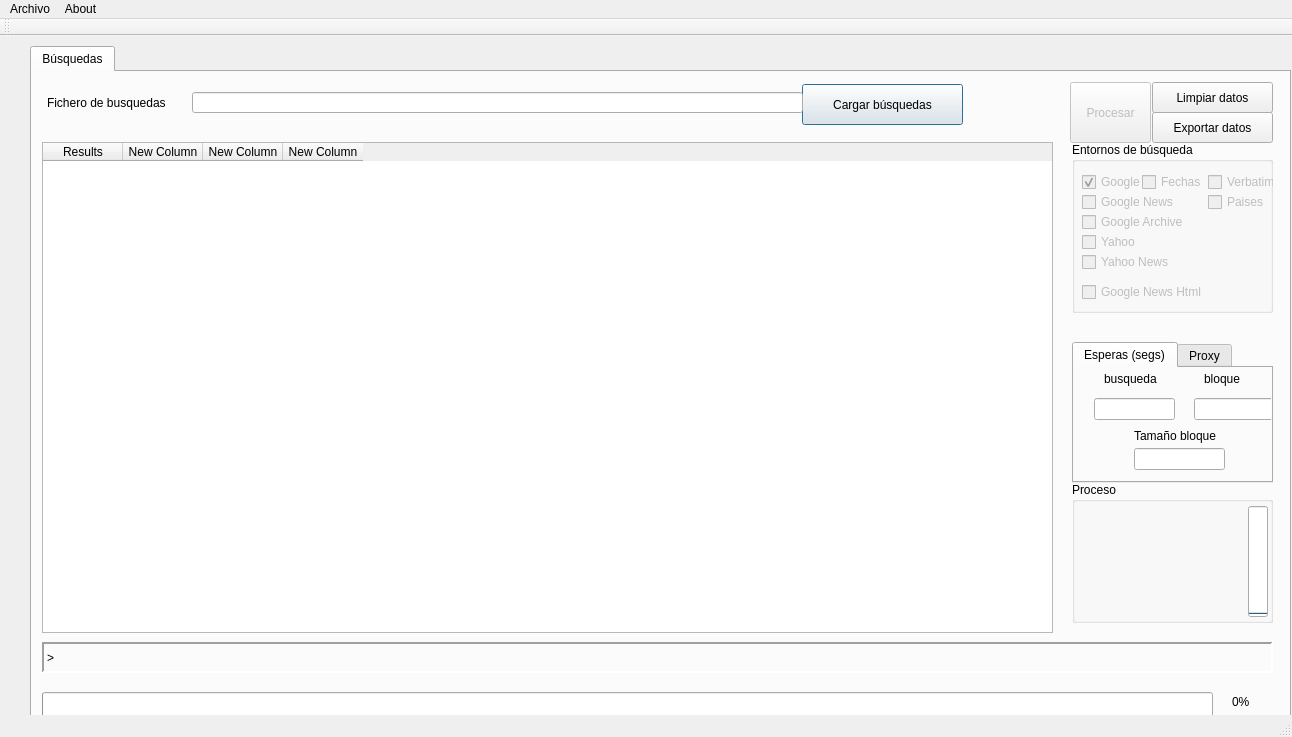
<?xml version="1.0" encoding="UTF-8"?>
<ui version="4.0">
 <class>MainWindow</class>
 <widget class="QMainWindow" name="MainWindow">
  <property name="geometry">
   <rect>
    <x>0</x>
    <y>0</y>
    <width>1292</width>
    <height>737</height>
   </rect>
  </property>
  <property name="windowTitle">
   <string>Statistics-Pro</string>
  </property>
  <widget class="QWidget" name="centralWidget">
   <widget class="QTabWidget" name="tabs">
    <property name="geometry">
     <rect>
      <x>30</x>
      <y>10</y>
      <width>1261</width>
      <height>681</height>
     </rect>
    </property>
    <property name="sizePolicy">
     <sizepolicy hsizetype="Maximum" vsizetype="Maximum">
      <horstretch>0</horstretch>
      <verstretch>0</verstretch>
     </sizepolicy>
    </property>
    <property name="currentIndex">
     <number>0</number>
    </property>
    <widget class="QWidget" name="newsTab">
     <attribute name="title">
      <string>Búsquedas</string>
     </attribute>
     <widget class="QGroupBox" name="groupBox">
      <property name="geometry">
       <rect>
        <x>1040</x>
        <y>410</y>
        <width>201</width>
        <height>141</height>
       </rect>
      </property>
      <property name="title">
       <string>Proceso</string>
      </property>
      <widget class="QLabel" name="infoProceso">
       <property name="geometry">
        <rect>
         <x>10</x>
         <y>30</y>
         <width>161</width>
         <height>101</height>
        </rect>
       </property>
       <property name="text">
        <string/>
       </property>
       <property name="alignment">
        <set>Qt::AlignLeading|Qt::AlignLeft|Qt::AlignTop</set>
       </property>
      </widget>
      <widget class="QProgressBar" name="waitingTimeBar">
       <property name="geometry">
        <rect>
         <x>176</x>
         <y>24</y>
         <width>20</width>
         <height>111</height>
        </rect>
       </property>
       <property name="value">
        <number>0</number>
       </property>
       <property name="textVisible">
        <bool>false</bool>
       </property>
       <property name="orientation">
        <enum>Qt::Vertical</enum>
       </property>
       <property name="invertedAppearance">
        <bool>false</bool>
       </property>
       <property name="textDirection">
        <enum>QProgressBar::TopToBottom</enum>
       </property>
       <property name="format">
        <string>%p%</string>
       </property>
      </widget>
     </widget>
     <widget class="QPushButton" name="Clean_button">
      <property name="geometry">
       <rect>
        <x>1120</x>
        <y>10</y>
        <width>121</width>
        <height>31</height>
       </rect>
      </property>
      <property name="text">
       <string>Limpiar datos</string>
      </property>
     </widget>
     <widget class="QProgressBar" name="progressBar">
      <property name="geometry">
       <rect>
        <x>10</x>
        <y>620</y>
        <width>1171</width>
        <height>30</height>
       </rect>
      </property>
      <property name="value">
       <number>0</number>
      </property>
      <property name="textVisible">
       <bool>false</bool>
      </property>
     </widget>
     <widget class="QTableWidget" name="resultsTable">
      <property name="geometry">
       <rect>
        <x>10</x>
        <y>70</y>
        <width>1011</width>
        <height>491</height>
       </rect>
      </property>
      <property name="columnCount">
       <number>4</number>
      </property>
      <attribute name="horizontalHeaderDefaultSectionSize">
       <number>80</number>
      </attribute>
      <attribute name="verticalHeaderDefaultSectionSize">
       <number>17</number>
      </attribute>
      <column>
       <property name="text">
        <string>Results</string>
       </property>
       <property name="toolTip">
        <string>palabras utilizadas para la búsqueda</string>
       </property>
      </column>
      <column>
       <property name="text">
        <string>New Column</string>
       </property>
      </column>
      <column>
       <property name="text">
        <string>New Column</string>
       </property>
      </column>
      <column>
       <property name="text">
        <string>New Column</string>
       </property>
      </column>
     </widget>
     <widget class="QLabel" name="label">
      <property name="geometry">
       <rect>
        <x>15</x>
        <y>21</y>
        <width>161</width>
        <height>20</height>
       </rect>
      </property>
      <property name="text">
       <string>Fichero de busquedas</string>
      </property>
     </widget>
     <widget class="QPushButton" name="export_button">
      <property name="geometry">
       <rect>
        <x>1120</x>
        <y>40</y>
        <width>121</width>
        <height>31</height>
       </rect>
      </property>
      <property name="text">
       <string>Exportar datos</string>
      </property>
     </widget>
     <widget class="QPushButton" name="selectFileButton">
      <property name="geometry">
       <rect>
        <x>770</x>
        <y>12</y>
        <width>161</width>
        <height>41</height>
       </rect>
      </property>
      <property name="text">
       <string>Cargar búsquedas</string>
      </property>
      <property name="autoDefault">
       <bool>false</bool>
      </property>
      <property name="default">
       <bool>true</bool>
      </property>
      <property name="flat">
       <bool>false</bool>
      </property>
     </widget>
     <widget class="QLineEdit" name="lineEdit">
      <property name="geometry">
       <rect>
        <x>160</x>
        <y>20</y>
        <width>611</width>
        <height>21</height>
       </rect>
      </property>
      <property name="readOnly">
       <bool>true</bool>
      </property>
     </widget>
     <widget class="QLabel" name="processPercentageLabel">
      <property name="geometry">
       <rect>
        <x>1200</x>
        <y>620</y>
        <width>51</width>
        <height>20</height>
       </rect>
      </property>
      <property name="text">
       <string>0%</string>
      </property>
     </widget>
     <widget class="QPushButton" name="process_button">
      <property name="enabled">
       <bool>false</bool>
      </property>
      <property name="geometry">
       <rect>
        <x>1038</x>
        <y>10</y>
        <width>81</width>
        <height>61</height>
       </rect>
      </property>
      <property name="text">
       <string>Procesar</string>
      </property>
      <property name="default">
       <bool>false</bool>
      </property>
     </widget>
     <widget class="QLabel" name="infoBar">
      <property name="geometry">
       <rect>
        <x>10</x>
        <y>570</y>
        <width>1231</width>
        <height>31</height>
       </rect>
      </property>
      <property name="frameShape">
       <enum>QFrame::Panel</enum>
      </property>
      <property name="frameShadow">
       <enum>QFrame::Sunken</enum>
      </property>
      <property name="lineWidth">
       <number>2</number>
      </property>
      <property name="midLineWidth">
       <number>0</number>
      </property>
      <property name="text">
       <string>&gt;</string>
      </property>
     </widget>
     <widget class="QGroupBox" name="searchEnviromentsGroup">
      <property name="enabled">
       <bool>true</bool>
      </property>
      <property name="geometry">
       <rect>
        <x>1040</x>
        <y>70</y>
        <width>201</width>
        <height>171</height>
       </rect>
      </property>
      <property name="title">
       <string>Entornos de búsqueda</string>
      </property>
      <widget class="QCheckBox" name="google_news_check">
       <property name="enabled">
        <bool>false</bool>
       </property>
       <property name="geometry">
        <rect>
         <x>10</x>
         <y>50</y>
         <width>111</width>
         <height>20</height>
        </rect>
       </property>
       <property name="text">
        <string>Google News</string>
       </property>
       <property name="checked">
        <bool>false</bool>
       </property>
      </widget>
      <widget class="QCheckBox" name="yahoo_news_check">
       <property name="enabled">
        <bool>false</bool>
       </property>
       <property name="geometry">
        <rect>
         <x>10</x>
         <y>110</y>
         <width>101</width>
         <height>20</height>
        </rect>
       </property>
       <property name="text">
        <string>Yahoo News</string>
       </property>
       <property name="checked">
        <bool>false</bool>
       </property>
      </widget>
      <widget class="QCheckBox" name="yahoo_check">
       <property name="enabled">
        <bool>false</bool>
       </property>
       <property name="geometry">
        <rect>
         <x>10</x>
         <y>90</y>
         <width>87</width>
         <height>20</height>
        </rect>
       </property>
       <property name="text">
        <string>Yahoo</string>
       </property>
       <property name="checked">
        <bool>false</bool>
       </property>
      </widget>
      <widget class="QCheckBox" name="google_check">
       <property name="enabled">
        <bool>false</bool>
       </property>
       <property name="geometry">
        <rect>
         <x>10</x>
         <y>30</y>
         <width>87</width>
         <height>20</height>
        </rect>
       </property>
       <property name="text">
        <string>Google</string>
       </property>
       <property name="checked">
        <bool>true</bool>
       </property>
      </widget>
      <widget class="QCheckBox" name="google_achive_check">
       <property name="enabled">
        <bool>false</bool>
       </property>
       <property name="geometry">
        <rect>
         <x>10</x>
         <y>70</y>
         <width>121</width>
         <height>20</height>
        </rect>
       </property>
       <property name="text">
        <string>Google Archive</string>
       </property>
       <property name="checked">
        <bool>false</bool>
       </property>
      </widget>
      <widget class="QCheckBox" name="google_news_paises_check">
       <property name="enabled">
        <bool>false</bool>
       </property>
       <property name="geometry">
        <rect>
         <x>136</x>
         <y>50</y>
         <width>70</width>
         <height>20</height>
        </rect>
       </property>
       <property name="text">
        <string>Paises</string>
       </property>
       <property name="checked">
        <bool>false</bool>
       </property>
      </widget>
      <widget class="QCheckBox" name="google_news_html_check">
       <property name="enabled">
        <bool>false</bool>
       </property>
       <property name="geometry">
        <rect>
         <x>10</x>
         <y>140</y>
         <width>151</width>
         <height>20</height>
        </rect>
       </property>
       <property name="text">
        <string>Google News Html</string>
       </property>
       <property name="checked">
        <bool>false</bool>
       </property>
      </widget>
      <widget class="QCheckBox" name="google_search_vebatim_check">
       <property name="enabled">
        <bool>false</bool>
       </property>
       <property name="geometry">
        <rect>
         <x>136</x>
         <y>30</y>
         <width>70</width>
         <height>20</height>
        </rect>
       </property>
       <property name="text">
        <string>Verbatim</string>
       </property>
       <property name="checkable">
        <bool>true</bool>
       </property>
       <property name="checked">
        <bool>false</bool>
       </property>
      </widget>
      <widget class="QCheckBox" name="google_search_fechas_check">
       <property name="enabled">
        <bool>false</bool>
       </property>
       <property name="geometry">
        <rect>
         <x>70</x>
         <y>30</y>
         <width>61</width>
         <height>20</height>
        </rect>
       </property>
       <property name="text">
        <string>Fechas</string>
       </property>
       <property name="checked">
        <bool>false</bool>
       </property>
      </widget>
     </widget>
     <widget class="QTabWidget" name="tabWidget">
      <property name="geometry">
       <rect>
        <x>1040</x>
        <y>270</y>
        <width>201</width>
        <height>141</height>
       </rect>
      </property>
      <property name="currentIndex">
       <number>0</number>
      </property>
      <widget class="QWidget" name="tab">
       <attribute name="title">
        <string>Esperas (segs)</string>
       </attribute>
       <widget class="QLabel" name="label_5">
        <property name="geometry">
         <rect>
          <x>60</x>
          <y>60</y>
          <width>111</width>
          <height>16</height>
         </rect>
        </property>
        <property name="text">
         <string>Tamaño bloque</string>
        </property>
       </widget>
       <widget class="QLineEdit" name="block_wait_time_edit">
        <property name="geometry">
         <rect>
          <x>120</x>
          <y>30</y>
          <width>81</width>
          <height>22</height>
         </rect>
        </property>
        <property name="toolTip">
         <string>Tiempo de espera entre búsquedas.</string>
        </property>
       </widget>
       <widget class="QLineEdit" name="wait_time_edit">
        <property name="geometry">
         <rect>
          <x>20</x>
          <y>30</y>
          <width>81</width>
          <height>22</height>
         </rect>
        </property>
        <property name="toolTip">
         <string>Tiempo de espera entre búsquedas.</string>
        </property>
       </widget>
       <widget class="QLabel" name="label_4">
        <property name="geometry">
         <rect>
          <x>130</x>
          <y>0</y>
          <width>61</width>
          <height>21</height>
         </rect>
        </property>
        <property name="text">
         <string>bloque</string>
        </property>
       </widget>
       <widget class="QLabel" name="label_3">
        <property name="geometry">
         <rect>
          <x>30</x>
          <y>-10</y>
          <width>71</width>
          <height>41</height>
         </rect>
        </property>
        <property name="text">
         <string>busqueda</string>
        </property>
       </widget>
       <widget class="QLineEdit" name="block_size_edit">
        <property name="geometry">
         <rect>
          <x>60</x>
          <y>80</y>
          <width>91</width>
          <height>22</height>
         </rect>
        </property>
        <property name="toolTip">
         <string>Tiempo de espera entre búsquedas.</string>
        </property>
       </widget>
      </widget>
      <widget class="QWidget" name="tab_2">
       <attribute name="title">
        <string>Proxy</string>
       </attribute>
       <widget class="QCheckBox" name="proxyCheck">
        <property name="geometry">
         <rect>
          <x>20</x>
          <y>10</y>
          <width>111</width>
          <height>20</height>
         </rect>
        </property>
        <property name="text">
         <string>Activar Proxy</string>
        </property>
       </widget>
       <widget class="QLineEdit" name="proxyEdit">
        <property name="enabled">
         <bool>false</bool>
        </property>
        <property name="geometry">
         <rect>
          <x>20</x>
          <y>40</y>
          <width>161</width>
          <height>22</height>
         </rect>
        </property>
       </widget>
      </widget>
     </widget>
    </widget>
   </widget>
  </widget>
  <widget class="QMenuBar" name="menuBar">
   <property name="geometry">
    <rect>
     <x>0</x>
     <y>0</y>
     <width>1292</width>
     <height>21</height>
    </rect>
   </property>
   <widget class="QMenu" name="menuArchivo">
    <property name="title">
     <string>Archivo</string>
    </property>
    <addaction name="actionLoad_queries"/>
   </widget>
   <widget class="QMenu" name="menuAbout">
    <property name="title">
     <string>About</string>
    </property>
    <addaction name="actionAbout"/>
   </widget>
   <addaction name="menuArchivo"/>
   <addaction name="menuAbout"/>
  </widget>
  <widget class="QToolBar" name="mainToolBar">
   <attribute name="toolBarArea">
    <enum>TopToolBarArea</enum>
   </attribute>
   <attribute name="toolBarBreak">
    <bool>false</bool>
   </attribute>
  </widget>
  <widget class="QStatusBar" name="statusBar"/>
  <action name="actionLoad_queries">
   <property name="text">
    <string>Load queries</string>
   </property>
  </action>
  <action name="actionAbout">
   <property name="text">
    <string>About</string>
   </property>
  </action>
 </widget>
 <layoutdefault spacing="6" margin="11"/>
 <resources/>
 <connections/>
</ui>
